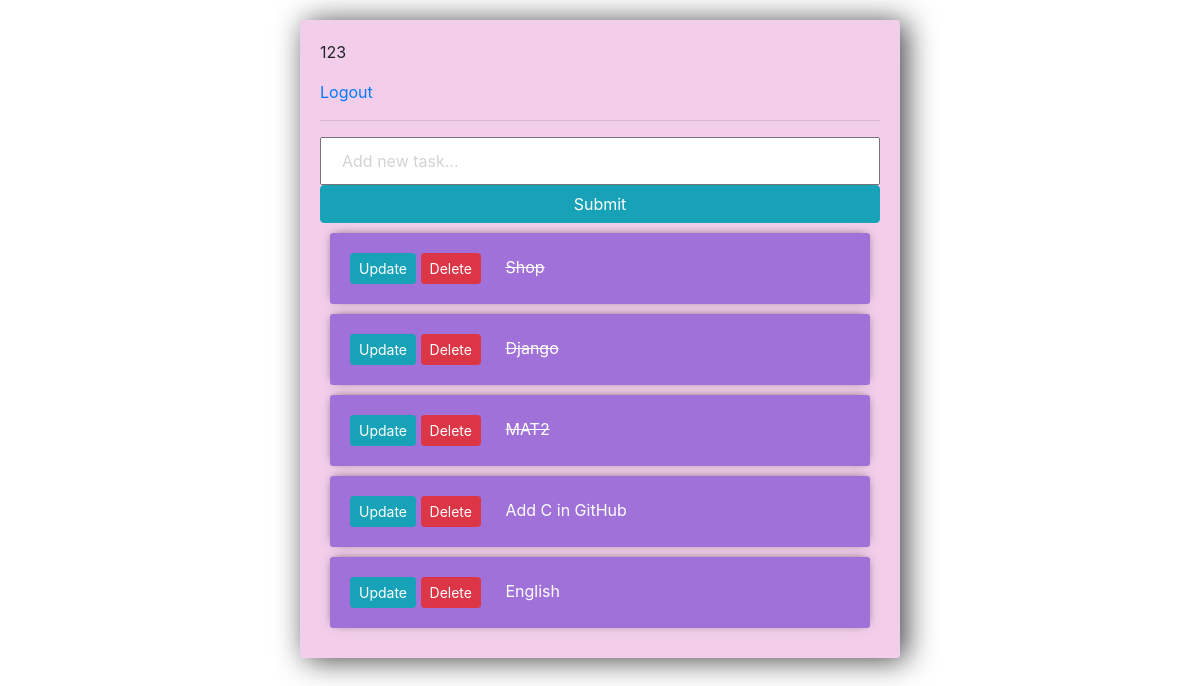
The app's page / (signed in) with its own data.
### tasks/models.py (models this page shows, shortened)
class Task(models.Model):
    user = models.ForeignKey(
        User, on_delete=models.CASCADE, null=True, blank=True)
    title = models.CharField(max_length=255, null=True, blank=True) #name tasks
    description = models.TextField(null=True, blank=True)
    status = models.BooleanField(default=False)
    date = models.DateTimeField(auto_now_add=True) #date create tasks
    class Meta:
        ordering = ['status']

### tasks/views.py (the view)
# urls.py: path('', views.tasks, name="list tasks"),
def tasks(request):
    tasks = Task.objects.all()[::-1]
    form = TaskForm()
    if request.method == 'POST':
        form = TaskForm(request.POST)
        if form.is_valid():
            form.save()
        return redirect('/')
    context = {'tasks': tasks, 'form': form }
    return render(request, 'tasks/tasks.html', context)

### tasks/forms.py
class TaskForm(forms.ModelForm):
    title = forms.CharField(widget= forms.TextInput(attrs={'placeholder':'Add new task...'}))
    class Meta:
        model = Task
        fields = '__all__'

### tasks/templates/tasks/tasks.html (shortened to what this page needs)
<!DOCTYPE html>
{% load static %}
<html lang="en">
<head>
    <link rel="stylesheet" href="{% static 'style.css' %}">
    <link rel="stylesheet" href="https://stackpath.bootstrapcdn.com/bootstrap/4.3.1/css/bootstrap.min.css">
</head>
<body>
    <div class="center-column">
        {% if request.user.is_authenticated %}
            <p>{{ request.user }}</p>
            <a href="logout/">Logout</a>
        {% else %}
            <a href="login/">Login</a>
        {% endif %}
        <hr>
        <form method="POST" action="/">
            {{ form.title }}
            <input type="submit" name="Create Task" class="btn btn-info">
        </form>
        <div class="todo-list">
            {% for task in tasks %}
                <div class="item-row">
                    <a href="update_task/{{task.id}}" class="btn btn-sm btn-info">Update</a>
                    <a href="delete_task/{{task.id}}" class="btn btn-sm btn-danger">Delete</a>
                    {% if task.status == True %}
                        <span style="margin: 20px"><strike >{{ task.title }}</strike></span>
                    {% else %}
                        <span style="margin: 20px">{{ task.title }}</span>
                    {% endif %}
                </div>
            {% endfor %}
        </div>
    </div>
</body>
</html>

### tasks/static/style.css (style rules this page uses)
body { background-color: red; }
input { width: 100%; padding: 10px 20px; margin: 8px 0; box-sizing: border-box; }
input::placeholder { color: #d3d3d3; }
.center-column { width:600px; margin: 20px auto; padding:20px; background-color: rgb(242, 206, 234); border-radius: 3px; box-shadow: 6px 2px 30px 0px rgba(0,0,0,0.75); }
.item-row { background-color: #a072d9; margin: 10px; padding: 20px; border-radius: 3px; color: #fff; font-size: 16px; box-shadow: 0px -1px 10px -4px rgba(0,0,0,0.75); }
.btn-danger { background-color: #ffae19; border-color: #e59400; }

### records on screen
Task: title "Shop"
Task: title "Django"
Task: title "MAT2"
Task: title "Add C in GitHub"
Task: title "English"

### other values on screen
{{ request.user }} "123"
